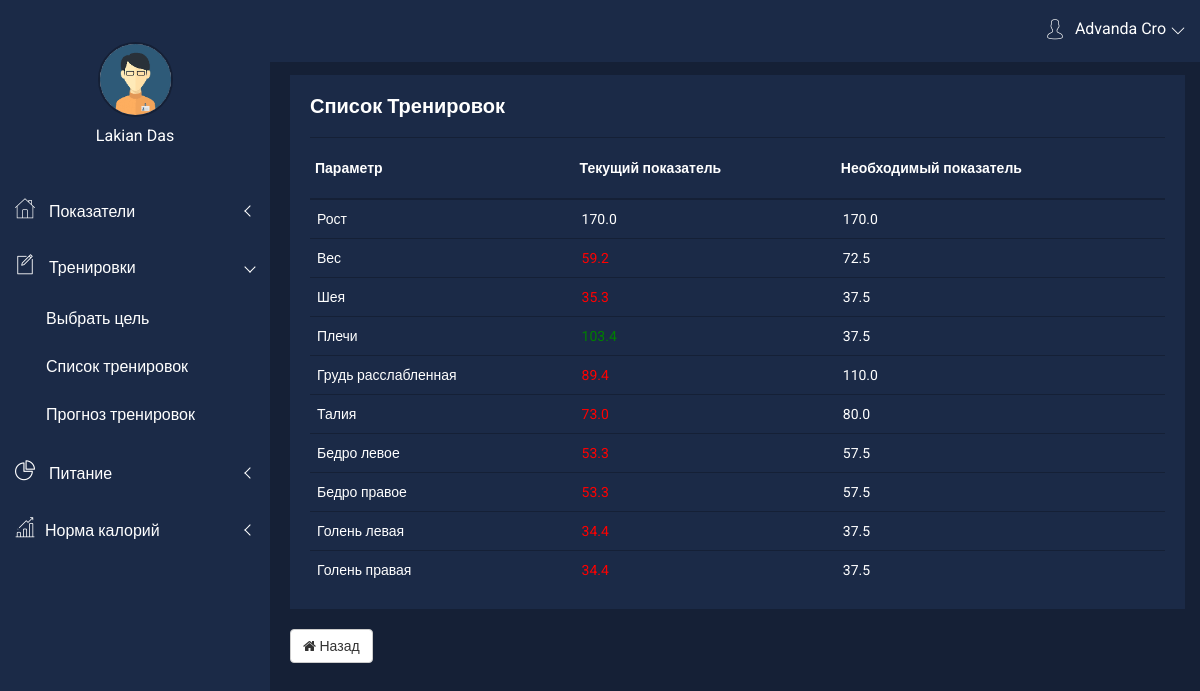
Screenshot of /dashboard/goals-param/1 (signed in) with the database file from the repository.
### core/models/body_params.py (models this page shows)
class NormalBodyParam(models.Model):
    height = models.FloatField(max_length=300, verbose_name="Рост", blank=True, null=True,
                               validators=[
                                   MaxValueValidator(300),
                                   MinValueValidator(1)
                               ])
    weight = models.FloatField(max_length=200, verbose_name="Вес", blank=True, null=True,
                               validators=[
                                   MaxValueValidator(200),
                                   MinValueValidator(1)
                               ])
    neck = models.FloatField(max_length=100, verbose_name="Шея", null=True)
    shoulders = models.FloatField(max_length=200, verbose_name="Плечи", null=True)
    chest_relax = models.FloatField(max_length=200, verbose_name="Грудь расслабленная", null=True)
    waist = models.FloatField(max_length=200, verbose_name="Талия", null=True)
    left_thigh = models.FloatField(max_length=100, verbose_name="Бедро левое", null=True)
    right_thigh = models.FloatField(max_length=100, verbose_name="Бедро правое", null=True)
    left_shin = models.FloatField(max_length=100, verbose_name="Голень левая", null=True)
    right_shin = models.FloatField(max_length=100, verbose_name="Голень правая", null=True)
    goal = models.ForeignKey(Goals, on_delete=models.DO_NOTHING)
    @register.filter(name='get_verbose_name')
    def get_verbose_name(self, name):
        return self._meta.get_field(name).verbose_name
    class Meta:
        db_table = 'normal_body_param'
        verbose_name = 'Нормальный параметр тела'
        verbose_name_plural = 'Нормальные параметры тела'

### tracker/views/views_workout.py (the view)
# urls.py: path('goals-param/<int:id>', views.goal_param, name='goal_param'),
def goal_param(request, id):
    if 'user' in request.session:
        userExt = UserExtSettings.objects.filter(user_id=request.session['user']). \
            values('height', 'weight', 'neck', 'shoulders', 'chest_relax', 'waist', 'left_thigh', 'right_thigh',
                   'left_shin', 'right_shin').order_by('date_created').last()
        bodyParams = NormalBodyParam.objects.get(height=math.ceil(float(userExt['height'])))
        return render(request, 'tracker/goals_plan.html', {'userExt': userExt, 'bodyParams': bodyParams})
    else:
        return redirect('auth:auth')

### templates/tracker/goals_plan.html (shortened to what this page needs)
{% extends 'base/dashboard.html' %}
{% load static %}
{% block content %}
    <link rel="stylesheet" href="{% static 'dashboard/css/alerts.css' %}">
    <div class="product-status mg-b-30 mg-t-15" style="margin-left: 10px;">
        <div class="container-fluid">
            <div class="row">
                <div class="col-lg-12 col-md-12 col-sm-12 col-xs-12">
                    <div class="product-status-wrap">
                        <h4>Список Тренировок</h4>
                        <table>
                            <tr>
                                <th>Параметр</th>
                                <th>Текущий показатель</th>
                                <th>Необходимый показатель</th>
                            </tr>
                            <tr>
                                <td>{{ bodyParams|get_verbose_name:'height' }}</td>
                                <td>{{ userExt.height }}</td>
                                <td>{{ bodyParams.height }}</td>
                            </tr>
                            <tr>
                                <td>{{ bodyParams|get_verbose_name:'weight' }}</td>
                                <td {% if userExt.weight < bodyParams.weight %}
                                    style="color: red" {% else %}style="color: green"{% endif %} >{{ userExt.weight }}</td>
                                <td>{{ bodyParams.weight }}</td>
                            </tr>
                            <tr>
                                <td>{{ bodyParams|get_verbose_name:'neck' }}</td>
                                <td {% if userExt.neck < bodyParams.neck %}
                                    style="color: red" {% else %}style="color: green"{% endif %} >{{ userExt.neck }}</td>
                                <td>{{ bodyParams.neck }}</td>
                            </tr>
                            <tr>
                                <td>{{ bodyParams|get_verbose_name:'shoulders' }}</td>
                                <td {% if userExt.shoulders < bodyParams.shoulders %}
                                    style="color: red" {% else %}style="color: green"{% endif %} >{{ userExt.shoulders }}</td>
                                <td>{{ bodyParams.shoulders }}</td>
                            </tr>
                            <tr>
                                <td>{{ bodyParams|get_verbose_name:'chest_relax' }}</td>
                                <td {% if userExt.chest_relax < bodyParams.chest_relax %}
                                    style="color: red" {% else %}style="color: green"{% endif %} >{{ userExt.chest_relax }}</td>
                                <td>{{ bodyParams.chest_relax }}</td>
                            </tr>
                            <tr>
                                <td>{{ bodyParams|get_verbose_name:'waist' }}</td>
                                <td {% if userExt.waist < bodyParams.waist %}
                                    style="color: red" {% else %}style="color: green"{% endif %} >{{ userExt.waist }}</td>
                                <td>{{ bodyParams.waist }}</td>
                            </tr>
                            <tr>
                                <td>{{ bodyParams|get_verbose_name:'left_thigh' }}</td>
                                <td {% if userExt.left_thigh < bodyParams.left_thigh %}
                                    style="color: red" {% else %}style="color: green"{% endif %} >{{ userExt.left_thigh }}</td>
                                <td>{{ bodyParams.left_thigh }}</td>
                            </tr>
                            <tr>
                                <td>{{ bodyParams|get_verbose_name:'right_thigh' }}</td>
                                <td {% if userExt.right_thigh < bodyParams.right_thigh %}
                                    style="color: red" {% else %}style="color: green"{% endif %} >{{ userExt.right_thigh }}</td>
                                <td>{{ bodyParams.right_thigh }}</td>
                            </tr>
                            <tr>
                                <td>{{ bodyParams|get_verbose_name:'left_shin' }}</td>
                                <td {% if userExt.left_shin < bodyParams.left_shin %}
                                    style="color: red" {% else %}style="color: green"{% endif %} >{{ userExt.left_shin }}</td>
                                <td>{{ bodyParams.left_shin }}</td>
                            </tr>
                            <tr>
                                <td>{{ bodyParams|get_verbose_name:'right_shin' }}</td>
                                <td {% if userExt.right_shin < bodyParams.right_shin %}
                                    style="color: red" {% else %}style="color: green"{% endif %} >{{ userExt.right_shin }}</td>
                                <td>{{ bodyParams.right_shin }}</td>
                            </tr>
                        </table>
                    </div>
                    <br>
                <button type="button" class="btn btn-custon-rounded-four btn-default" onclick="window.location.href='{% url 'tracker:goal' %}'">
                    <i class="fa fa-home adminpro-home-admin" aria-hidden="true"></i> Назад</button>
                </div>
            </div>
        </div>
    </div>
{% endblock %}

### static/dashboard/css/main.css (style rules this page uses)
html { color: #222; font-size: 1em; line-height: 1.4; }

### rows the page displays
NormalBodyParam: height "170.0", weight "72.5", neck "37.5", shoulders "37.5", chest_relax "110.0", waist "80.0", left_thigh "57.5", right_thigh "57.5", left_shin "37.5", right_shin "37.5"

### other values shown
{{ bodyParams|get_verbose_name:'height' }} "Рост"
{{ userExt.height }} "170.0"
{{ bodyParams|get_verbose_name:'weight' }} "Вес"
{{ userExt.weight }} "59.2"
{{ bodyParams|get_verbose_name:'neck' }} "Шея"
{{ userExt.neck }} "35.3"
{{ bodyParams|get_verbose_name:'shoulders' }} "Плечи"
{{ userExt.shoulders }} "103.4"
{{ bodyParams|get_verbose_name:'chest_relax' }} "Грудь расслабленная"
{{ userExt.chest_relax }} "89.4"
{{ bodyParams|get_verbose_name:'waist' }} "Талия"
{{ userExt.waist }} "73.0"
{{ bodyParams|get_verbose_name:'left_thigh' }} "Бедро левое"
{{ userExt.left_thigh }} "53.3"
{{ bodyParams|get_verbose_name:'right_thigh' }} "Бедро правое"
